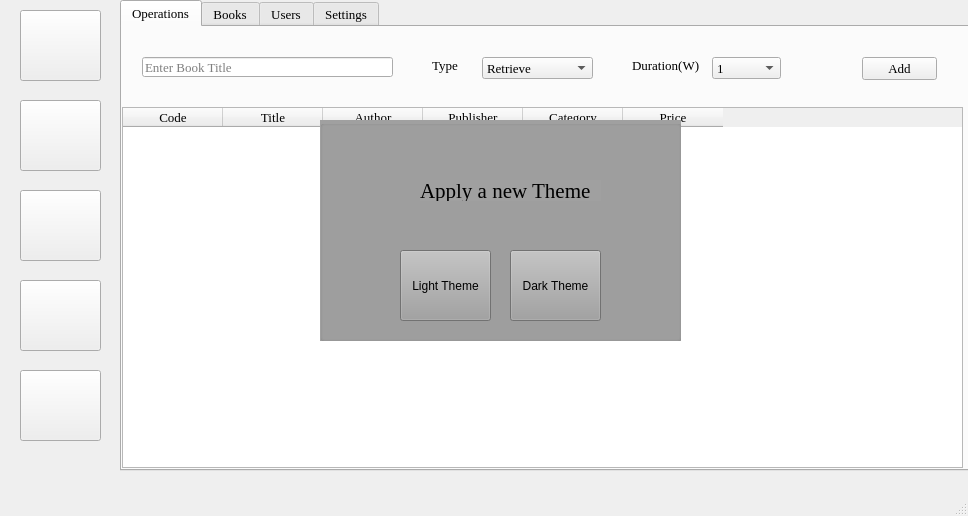
<?xml version="1.0" encoding="UTF-8"?>
<ui version="4.0">
 <class>MainWindow</class>
 <widget class="QMainWindow" name="MainWindow">
  <property name="geometry">
   <rect>
    <x>0</x>
    <y>0</y>
    <width>968</width>
    <height>516</height>
   </rect>
  </property>
  <property name="sizePolicy">
   <sizepolicy hsizetype="Preferred" vsizetype="Preferred">
    <horstretch>0</horstretch>
    <verstretch>0</verstretch>
   </sizepolicy>
  </property>
  <property name="font">
   <font>
    <family>Times New Roman</family>
    <pointsize>10</pointsize>
    <strikeout>false</strikeout>
    <stylestrategy>PreferAntialias</stylestrategy>
    <kerning>true</kerning>
   </font>
  </property>
  <property name="windowTitle">
   <string>Library System</string>
  </property>
  <property name="toolTip">
   <string notr="true"/>
  </property>
  <property name="statusTip">
   <string notr="true"/>
  </property>
  <property name="whatsThis">
   <string notr="true"/>
  </property>
  <property name="tabShape">
   <enum>QTabWidget::Rounded</enum>
  </property>
  <property name="dockOptions">
   <set>QMainWindow::AllowNestedDocks|QMainWindow::AllowTabbedDocks|QMainWindow::AnimatedDocks</set>
  </property>
  <widget class="QWidget" name="centralwidget">
   <widget class="QTabWidget" name="mainTab">
    <property name="geometry">
     <rect>
      <x>120</x>
      <y>0</y>
      <width>851</width>
      <height>471</height>
     </rect>
    </property>
    <property name="currentIndex">
     <number>0</number>
    </property>
    <widget class="QWidget" name="tab">
     <attribute name="title">
      <string>Operations</string>
     </attribute>
     <widget class="QTableWidget" name="tableMain">
      <property name="geometry">
       <rect>
        <x>0</x>
        <y>80</y>
        <width>841</width>
        <height>361</height>
       </rect>
      </property>
      <column>
       <property name="text">
        <string>Code</string>
       </property>
      </column>
      <column>
       <property name="text">
        <string>Title</string>
       </property>
      </column>
      <column>
       <property name="text">
        <string>Author</string>
       </property>
      </column>
      <column>
       <property name="text">
        <string>Publisher</string>
       </property>
      </column>
      <column>
       <property name="text">
        <string>Category</string>
       </property>
      </column>
      <column>
       <property name="text">
        <string>Price</string>
       </property>
      </column>
     </widget>
     <widget class="QPushButton" name="btnAddOperation">
      <property name="geometry">
       <rect>
        <x>740</x>
        <y>30</y>
        <width>75</width>
        <height>23</height>
       </rect>
      </property>
      <property name="layoutDirection">
       <enum>Qt::LeftToRight</enum>
      </property>
      <property name="text">
       <string>Add</string>
      </property>
      <property name="flat">
       <bool>false</bool>
      </property>
     </widget>
     <widget class="QLineEdit" name="txtOperationBookTitle">
      <property name="geometry">
       <rect>
        <x>20</x>
        <y>30</y>
        <width>251</width>
        <height>20</height>
       </rect>
      </property>
      <property name="placeholderText">
       <string>Enter Book Title</string>
      </property>
     </widget>
     <widget class="QComboBox" name="comboBoxDuration">
      <property name="geometry">
       <rect>
        <x>590</x>
        <y>30</y>
        <width>69</width>
        <height>22</height>
       </rect>
      </property>
      <item>
       <property name="text">
        <string>1</string>
       </property>
      </item>
      <item>
       <property name="text">
        <string>2</string>
       </property>
      </item>
      <item>
       <property name="text">
        <string>3</string>
       </property>
      </item>
      <item>
       <property name="text">
        <string>4</string>
       </property>
      </item>
      <item>
       <property name="text">
        <string>5</string>
       </property>
      </item>
      <item>
       <property name="text">
        <string>6</string>
       </property>
      </item>
      <item>
       <property name="text">
        <string>7</string>
       </property>
      </item>
      <item>
       <property name="text">
        <string>8</string>
       </property>
      </item>
      <item>
       <property name="text">
        <string>9</string>
       </property>
      </item>
      <item>
       <property name="text">
        <string>10</string>
       </property>
      </item>
     </widget>
     <widget class="QComboBox" name="comboBoxOperation">
      <property name="geometry">
       <rect>
        <x>360</x>
        <y>30</y>
        <width>111</width>
        <height>22</height>
       </rect>
      </property>
      <item>
       <property name="text">
        <string>Retrieve</string>
       </property>
      </item>
      <item>
       <property name="text">
        <string>Rent</string>
       </property>
      </item>
     </widget>
     <widget class="QLabel" name="label">
      <property name="geometry">
       <rect>
        <x>310</x>
        <y>30</y>
        <width>47</width>
        <height>16</height>
       </rect>
      </property>
      <property name="font">
       <font>
        <pointsize>10</pointsize>
       </font>
      </property>
      <property name="text">
       <string>Type</string>
      </property>
     </widget>
     <widget class="QLabel" name="label_2">
      <property name="geometry">
       <rect>
        <x>510</x>
        <y>30</y>
        <width>71</width>
        <height>16</height>
       </rect>
      </property>
      <property name="font">
       <font>
        <pointsize>10</pointsize>
       </font>
      </property>
      <property name="text">
       <string>Duration(W)</string>
      </property>
     </widget>
    </widget>
    <widget class="QWidget" name="tab_2">
     <attribute name="title">
      <string>Books</string>
     </attribute>
     <widget class="QTabWidget" name="tabBooks">
      <property name="geometry">
       <rect>
        <x>0</x>
        <y>0</y>
        <width>851</width>
        <height>451</height>
       </rect>
      </property>
      <property name="currentIndex">
       <number>0</number>
      </property>
      <widget class="QWidget" name="tab_5">
       <attribute name="title">
        <string>Add New Book</string>
       </attribute>
       <widget class="QLineEdit" name="txtAddBookTitle">
        <property name="geometry">
         <rect>
          <x>30</x>
          <y>50</y>
          <width>301</width>
          <height>20</height>
         </rect>
        </property>
        <property name="placeholderText">
         <string>Enter Book Title</string>
        </property>
       </widget>
       <widget class="QTextEdit" name="txtAddBookDesc">
        <property name="geometry">
         <rect>
          <x>30</x>
          <y>80</y>
          <width>301</width>
          <height>231</height>
         </rect>
        </property>
        <property name="placeholderText">
         <string>Enter Book Description</string>
        </property>
       </widget>
       <widget class="QLineEdit" name="txtAddBookCode">
        <property name="geometry">
         <rect>
          <x>510</x>
          <y>50</y>
          <width>301</width>
          <height>20</height>
         </rect>
        </property>
        <property name="placeholderText">
         <string>Enter Book Code</string>
        </property>
       </widget>
       <widget class="QLineEdit" name="txtAddBookPrice">
        <property name="geometry">
         <rect>
          <x>510</x>
          <y>200</y>
          <width>301</width>
          <height>20</height>
         </rect>
        </property>
        <property name="placeholderText">
         <string>Enter Book Price</string>
        </property>
       </widget>
       <widget class="QComboBox" name="cmbBoxAddBookCat">
        <property name="geometry">
         <rect>
          <x>510</x>
          <y>80</y>
          <width>301</width>
          <height>22</height>
         </rect>
        </property>
        <property name="currentText">
         <string>Category</string>
        </property>
        <property name="currentIndex">
         <number>0</number>
        </property>
        <item>
         <property name="text">
          <string>Category</string>
         </property>
        </item>
       </widget>
       <widget class="QComboBox" name="cmbBoxAddBookAuthor">
        <property name="geometry">
         <rect>
          <x>510</x>
          <y>120</y>
          <width>301</width>
          <height>22</height>
         </rect>
        </property>
        <property name="currentText">
         <string>Category</string>
        </property>
        <property name="currentIndex">
         <number>0</number>
        </property>
        <item>
         <property name="text">
          <string>Category</string>
         </property>
        </item>
       </widget>
       <widget class="QComboBox" name="cmbBoxAddBookPublisher">
        <property name="geometry">
         <rect>
          <x>510</x>
          <y>160</y>
          <width>301</width>
          <height>22</height>
         </rect>
        </property>
        <property name="currentText">
         <string>Category</string>
        </property>
        <property name="currentIndex">
         <number>0</number>
        </property>
        <item>
         <property name="text">
          <string>Category</string>
         </property>
        </item>
       </widget>
       <widget class="QPushButton" name="btnAddBook">
        <property name="geometry">
         <rect>
          <x>730</x>
          <y>290</y>
          <width>75</width>
          <height>23</height>
         </rect>
        </property>
        <property name="text">
         <string>Save</string>
        </property>
       </widget>
      </widget>
      <widget class="QWidget" name="tab_6">
       <attribute name="title">
        <string>Edit or Delete Book</string>
       </attribute>
       <widget class="QLineEdit" name="txtEditBookCode">
        <property name="geometry">
         <rect>
          <x>510</x>
          <y>90</y>
          <width>301</width>
          <height>20</height>
         </rect>
        </property>
        <property name="placeholderText">
         <string>Enter Book Code</string>
        </property>
       </widget>
       <widget class="QComboBox" name="cmbBoxEditAuthor">
        <property name="geometry">
         <rect>
          <x>510</x>
          <y>160</y>
          <width>301</width>
          <height>22</height>
         </rect>
        </property>
        <property name="currentText">
         <string>Category</string>
        </property>
        <property name="currentIndex">
         <number>0</number>
        </property>
        <item>
         <property name="text">
          <string>Category</string>
         </property>
        </item>
       </widget>
       <widget class="QLineEdit" name="txtEditBookPrice">
        <property name="geometry">
         <rect>
          <x>510</x>
          <y>240</y>
          <width>301</width>
          <height>20</height>
         </rect>
        </property>
        <property name="placeholderText">
         <string>Enter Book Price</string>
        </property>
       </widget>
       <widget class="QPushButton" name="btnBookSave">
        <property name="geometry">
         <rect>
          <x>730</x>
          <y>330</y>
          <width>75</width>
          <height>23</height>
         </rect>
        </property>
        <property name="text">
         <string>Save</string>
        </property>
       </widget>
       <widget class="QLineEdit" name="txtEditBookTitle">
        <property name="geometry">
         <rect>
          <x>30</x>
          <y>90</y>
          <width>301</width>
          <height>20</height>
         </rect>
        </property>
        <property name="placeholderText">
         <string>Edit Book Title</string>
        </property>
       </widget>
       <widget class="QTextEdit" name="txtEditBookDesc">
        <property name="geometry">
         <rect>
          <x>30</x>
          <y>120</y>
          <width>301</width>
          <height>231</height>
         </rect>
        </property>
        <property name="placeholderText">
         <string>Edit Book Description</string>
        </property>
       </widget>
       <widget class="QComboBox" name="cmbBoxEditCat">
        <property name="geometry">
         <rect>
          <x>510</x>
          <y>120</y>
          <width>301</width>
          <height>22</height>
         </rect>
        </property>
        <property name="currentText">
         <string>Category</string>
        </property>
        <property name="currentIndex">
         <number>0</number>
        </property>
        <item>
         <property name="text">
          <string>Category</string>
         </property>
        </item>
       </widget>
       <widget class="QComboBox" name="cmbBoxEditPublisher">
        <property name="geometry">
         <rect>
          <x>510</x>
          <y>200</y>
          <width>301</width>
          <height>22</height>
         </rect>
        </property>
        <property name="currentText">
         <string>Category</string>
        </property>
        <property name="currentIndex">
         <number>0</number>
        </property>
        <item>
         <property name="text">
          <string>Category</string>
         </property>
        </item>
       </widget>
       <widget class="QLineEdit" name="txtSearchBookTitle">
        <property name="geometry">
         <rect>
          <x>30</x>
          <y>20</y>
          <width>301</width>
          <height>20</height>
         </rect>
        </property>
        <property name="placeholderText">
         <string>Search Book Title</string>
        </property>
       </widget>
       <widget class="QPushButton" name="btnSearchBooks">
        <property name="geometry">
         <rect>
          <x>510</x>
          <y>20</y>
          <width>75</width>
          <height>23</height>
         </rect>
        </property>
        <property name="text">
         <string>Search</string>
        </property>
       </widget>
       <widget class="QPushButton" name="btnDeleteBook">
        <property name="geometry">
         <rect>
          <x>640</x>
          <y>330</y>
          <width>75</width>
          <height>23</height>
         </rect>
        </property>
        <property name="text">
         <string>Delete</string>
        </property>
       </widget>
      </widget>
     </widget>
    </widget>
    <widget class="QWidget" name="tab_3">
     <attribute name="title">
      <string>Users</string>
     </attribute>
     <widget class="QGroupBox" name="groupBoxAddNewUsr">
      <property name="geometry">
       <rect>
        <x>20</x>
        <y>20</y>
        <width>381</width>
        <height>401</height>
       </rect>
      </property>
      <property name="title">
       <string>Add New User</string>
      </property>
      <widget class="QLineEdit" name="txtNewUser">
       <property name="geometry">
        <rect>
         <x>40</x>
         <y>110</y>
         <width>291</width>
         <height>20</height>
        </rect>
       </property>
       <property name="maxLength">
        <number>50</number>
       </property>
       <property name="placeholderText">
        <string>User Name</string>
       </property>
      </widget>
      <widget class="QLineEdit" name="txtNewEmail">
       <property name="geometry">
        <rect>
         <x>40</x>
         <y>140</y>
         <width>291</width>
         <height>20</height>
        </rect>
       </property>
       <property name="maxLength">
        <number>50</number>
       </property>
       <property name="placeholderText">
        <string>Email</string>
       </property>
      </widget>
      <widget class="QLineEdit" name="txtNewPasswd">
       <property name="geometry">
        <rect>
         <x>40</x>
         <y>170</y>
         <width>291</width>
         <height>20</height>
        </rect>
       </property>
       <property name="inputMask">
        <string/>
       </property>
       <property name="maxLength">
        <number>32767</number>
       </property>
       <property name="echoMode">
        <enum>QLineEdit::Password</enum>
       </property>
       <property name="placeholderText">
        <string>Password</string>
       </property>
      </widget>
      <widget class="QLineEdit" name="txtNewPasswdAgain">
       <property name="geometry">
        <rect>
         <x>40</x>
         <y>200</y>
         <width>291</width>
         <height>20</height>
        </rect>
       </property>
       <property name="inputMask">
        <string/>
       </property>
       <property name="maxLength">
        <number>32767</number>
       </property>
       <property name="echoMode">
        <enum>QLineEdit::Password</enum>
       </property>
       <property name="placeholderText">
        <string>Confirm Password</string>
       </property>
      </widget>
      <widget class="QPushButton" name="btnRegister">
       <property name="geometry">
        <rect>
         <x>150</x>
         <y>240</y>
         <width>75</width>
         <height>23</height>
        </rect>
       </property>
       <property name="text">
        <string>Register</string>
       </property>
      </widget>
     </widget>
     <widget class="QGroupBox" name="groupBoxEditInfo">
      <property name="geometry">
       <rect>
        <x>430</x>
        <y>20</y>
        <width>381</width>
        <height>401</height>
       </rect>
      </property>
      <property name="title">
       <string>Edit User Info</string>
      </property>
      <widget class="QLineEdit" name="txtUpdateUser">
       <property name="enabled">
        <bool>false</bool>
       </property>
       <property name="geometry">
        <rect>
         <x>60</x>
         <y>190</y>
         <width>291</width>
         <height>20</height>
        </rect>
       </property>
       <property name="maxLength">
        <number>50</number>
       </property>
       <property name="placeholderText">
        <string>User Name</string>
       </property>
      </widget>
      <widget class="QLineEdit" name="txtUpdatePasswd">
       <property name="enabled">
        <bool>false</bool>
       </property>
       <property name="geometry">
        <rect>
         <x>60</x>
         <y>250</y>
         <width>291</width>
         <height>20</height>
        </rect>
       </property>
       <property name="maxLength">
        <number>50</number>
       </property>
       <property name="echoMode">
        <enum>QLineEdit::Password</enum>
       </property>
       <property name="placeholderText">
        <string>Password</string>
       </property>
      </widget>
      <widget class="QLineEdit" name="txtUpdateEmail">
       <property name="enabled">
        <bool>false</bool>
       </property>
       <property name="geometry">
        <rect>
         <x>60</x>
         <y>220</y>
         <width>291</width>
         <height>20</height>
        </rect>
       </property>
       <property name="maxLength">
        <number>50</number>
       </property>
       <property name="placeholderText">
        <string>Email</string>
       </property>
      </widget>
      <widget class="QLineEdit" name="txtUpdateConfirmPasswd">
       <property name="enabled">
        <bool>false</bool>
       </property>
       <property name="geometry">
        <rect>
         <x>60</x>
         <y>280</y>
         <width>291</width>
         <height>20</height>
        </rect>
       </property>
       <property name="maxLength">
        <number>50</number>
       </property>
       <property name="echoMode">
        <enum>QLineEdit::Password</enum>
       </property>
       <property name="placeholderText">
        <string>Confirm Password</string>
       </property>
      </widget>
      <widget class="QPushButton" name="btnUpdateUser">
       <property name="enabled">
        <bool>false</bool>
       </property>
       <property name="geometry">
        <rect>
         <x>170</x>
         <y>320</y>
         <width>75</width>
         <height>23</height>
        </rect>
       </property>
       <property name="text">
        <string>Update</string>
       </property>
      </widget>
      <widget class="QLineEdit" name="txtUserLogin">
       <property name="geometry">
        <rect>
         <x>60</x>
         <y>30</y>
         <width>291</width>
         <height>20</height>
        </rect>
       </property>
       <property name="maxLength">
        <number>50</number>
       </property>
       <property name="placeholderText">
        <string>User Name</string>
       </property>
      </widget>
      <widget class="QLineEdit" name="txtPasswdLogin">
       <property name="geometry">
        <rect>
         <x>60</x>
         <y>60</y>
         <width>291</width>
         <height>20</height>
        </rect>
       </property>
       <property name="maxLength">
        <number>50</number>
       </property>
       <property name="echoMode">
        <enum>QLineEdit::Password</enum>
       </property>
       <property name="placeholderText">
        <string>Password</string>
       </property>
      </widget>
      <widget class="QPushButton" name="btnLogin">
       <property name="geometry">
        <rect>
         <x>170</x>
         <y>100</y>
         <width>75</width>
         <height>23</height>
        </rect>
       </property>
       <property name="text">
        <string>Login</string>
       </property>
      </widget>
     </widget>
    </widget>
    <widget class="QWidget" name="tab_4">
     <attribute name="title">
      <string>Settings</string>
     </attribute>
     <widget class="QTabWidget" name="tabSubSettings">
      <property name="geometry">
       <rect>
        <x>0</x>
        <y>0</y>
        <width>851</width>
        <height>451</height>
       </rect>
      </property>
      <property name="currentIndex">
       <number>0</number>
      </property>
      <property name="elideMode">
       <enum>Qt::ElideNone</enum>
      </property>
      <widget class="QWidget" name="tab_7">
       <attribute name="title">
        <string>Categories</string>
       </attribute>
       <widget class="QTableWidget" name="tableCategory">
        <property name="geometry">
         <rect>
          <x>0</x>
          <y>70</y>
          <width>841</width>
          <height>351</height>
         </rect>
        </property>
        <column>
         <property name="text">
          <string>Category</string>
         </property>
        </column>
       </widget>
       <widget class="QLineEdit" name="txtAddNewCategory">
        <property name="geometry">
         <rect>
          <x>10</x>
          <y>20</y>
          <width>251</width>
          <height>20</height>
         </rect>
        </property>
        <property name="placeholderText">
         <string>Enter New Category Name</string>
        </property>
       </widget>
       <widget class="QPushButton" name="btnAddCategory">
        <property name="geometry">
         <rect>
          <x>300</x>
          <y>20</y>
          <width>75</width>
          <height>23</height>
         </rect>
        </property>
        <property name="text">
         <string>Add</string>
        </property>
       </widget>
      </widget>
      <widget class="QWidget" name="tab_8">
       <attribute name="title">
        <string>Author</string>
       </attribute>
       <widget class="QTableWidget" name="tableAuthor">
        <property name="geometry">
         <rect>
          <x>0</x>
          <y>70</y>
          <width>841</width>
          <height>351</height>
         </rect>
        </property>
        <column>
         <property name="text">
          <string>Author</string>
         </property>
        </column>
       </widget>
       <widget class="QLineEdit" name="txtAddNewAuthor">
        <property name="geometry">
         <rect>
          <x>10</x>
          <y>20</y>
          <width>251</width>
          <height>20</height>
         </rect>
        </property>
        <property name="placeholderText">
         <string>Enter New Author Name</string>
        </property>
       </widget>
       <widget class="QPushButton" name="btnAddAuthor">
        <property name="geometry">
         <rect>
          <x>300</x>
          <y>20</y>
          <width>75</width>
          <height>23</height>
         </rect>
        </property>
        <property name="text">
         <string>Add</string>
        </property>
       </widget>
      </widget>
      <widget class="QWidget" name="tab_9">
       <attribute name="title">
        <string>Publisher</string>
       </attribute>
       <widget class="QTableWidget" name="tablePublisher">
        <property name="geometry">
         <rect>
          <x>0</x>
          <y>70</y>
          <width>841</width>
          <height>351</height>
         </rect>
        </property>
        <column>
         <property name="text">
          <string>Publisher</string>
         </property>
        </column>
       </widget>
       <widget class="QLineEdit" name="txtAddNewPublisher">
        <property name="geometry">
         <rect>
          <x>10</x>
          <y>20</y>
          <width>251</width>
          <height>20</height>
         </rect>
        </property>
        <property name="placeholderText">
         <string>Enter New Publisher Name</string>
        </property>
       </widget>
       <widget class="QPushButton" name="btnAddPublisher">
        <property name="geometry">
         <rect>
          <x>300</x>
          <y>20</y>
          <width>75</width>
          <height>23</height>
         </rect>
        </property>
        <property name="text">
         <string>Add</string>
        </property>
       </widget>
      </widget>
     </widget>
    </widget>
   </widget>
   <widget class="QPushButton" name="btnMainDayToDay">
    <property name="geometry">
     <rect>
      <x>20</x>
      <y>10</y>
      <width>81</width>
      <height>71</height>
     </rect>
    </property>
    <property name="text">
     <string/>
    </property>
    <property name="icon">
     <iconset resource="icons.qrc">
      <normaloff>:/Icon/Today.png</normaloff>:/Icon/Today.png</iconset>
    </property>
    <property name="iconSize">
     <size>
      <width>60</width>
      <height>60</height>
     </size>
    </property>
   </widget>
   <widget class="QPushButton" name="btnMainBooks">
    <property name="geometry">
     <rect>
      <x>20</x>
      <y>100</y>
      <width>81</width>
      <height>71</height>
     </rect>
    </property>
    <property name="text">
     <string/>
    </property>
    <property name="icon">
     <iconset resource="icons.qrc">
      <normaloff>:/Icon/Books.png</normaloff>:/Icon/Books.png</iconset>
    </property>
    <property name="iconSize">
     <size>
      <width>60</width>
      <height>60</height>
     </size>
    </property>
   </widget>
   <widget class="QPushButton" name="btnMainUsers">
    <property name="geometry">
     <rect>
      <x>20</x>
      <y>190</y>
      <width>81</width>
      <height>71</height>
     </rect>
    </property>
    <property name="text">
     <string/>
    </property>
    <property name="icon">
     <iconset resource="icons.qrc">
      <normaloff>:/Icon/User.png</normaloff>:/Icon/User.png</iconset>
    </property>
    <property name="iconSize">
     <size>
      <width>60</width>
      <height>60</height>
     </size>
    </property>
   </widget>
   <widget class="QPushButton" name="btnTheme">
    <property name="geometry">
     <rect>
      <x>20</x>
      <y>370</y>
      <width>81</width>
      <height>71</height>
     </rect>
    </property>
    <property name="text">
     <string/>
    </property>
    <property name="icon">
     <iconset resource="icons.qrc">
      <normaloff>:/Icon/Theme.png</normaloff>:/Icon/Theme.png</iconset>
    </property>
    <property name="iconSize">
     <size>
      <width>60</width>
      <height>60</height>
     </size>
    </property>
   </widget>
   <widget class="QPushButton" name="btnMainSettings">
    <property name="geometry">
     <rect>
      <x>20</x>
      <y>280</y>
      <width>81</width>
      <height>71</height>
     </rect>
    </property>
    <property name="text">
     <string/>
    </property>
    <property name="icon">
     <iconset resource="icons.qrc">
      <normaloff>:/Icon/Settings.png</normaloff>:/Icon/Settings.png</iconset>
    </property>
    <property name="iconSize">
     <size>
      <width>60</width>
      <height>60</height>
     </size>
    </property>
   </widget>
   <widget class="QGroupBox" name="ThemeWindow">
    <property name="enabled">
     <bool>true</bool>
    </property>
    <property name="geometry">
     <rect>
      <x>320</x>
      <y>120</y>
      <width>361</width>
      <height>221</height>
     </rect>
    </property>
    <property name="styleSheet">
     <string notr="true">background-color: rgb(160, 160, 160);</string>
    </property>
    <property name="title">
     <string/>
    </property>
    <property name="alignment">
     <set>Qt::AlignCenter</set>
    </property>
    <widget class="QPushButton" name="btnLightTheme">
     <property name="geometry">
      <rect>
       <x>80</x>
       <y>130</y>
       <width>91</width>
       <height>71</height>
      </rect>
     </property>
     <property name="text">
      <string>Light Theme</string>
     </property>
    </widget>
    <widget class="QPushButton" name="btnDarkTheme">
     <property name="geometry">
      <rect>
       <x>190</x>
       <y>130</y>
       <width>91</width>
       <height>71</height>
      </rect>
     </property>
     <property name="text">
      <string>Dark Theme</string>
     </property>
    </widget>
    <widget class="QLabel" name="label_3">
     <property name="geometry">
      <rect>
       <x>100</x>
       <y>60</y>
       <width>181</width>
       <height>21</height>
      </rect>
     </property>
     <property name="font">
      <font>
       <family>Times New Roman</family>
       <pointsize>16</pointsize>
      </font>
     </property>
     <property name="text">
      <string>Apply a new Theme</string>
     </property>
    </widget>
   </widget>
  </widget>
  <widget class="QStatusBar" name="statusbar"/>
  <widget class="QMenuBar" name="menubar">
   <property name="geometry">
    <rect>
     <x>0</x>
     <y>0</y>
     <width>968</width>
     <height>21</height>
    </rect>
   </property>
  </widget>
 </widget>
 <resources>
  <include location="icons.qrc"/>
 </resources>
 <connections/>
</ui>
